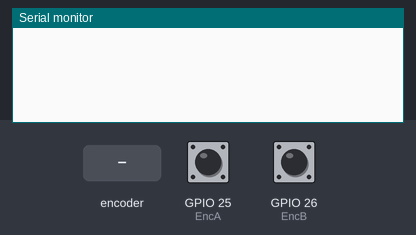
The sketch below on a simulated ESP32. Shown: the last lines printed to the serial monitor. The inputs (shaded band) are chosen by the test bench; at power-on: GPIO 25 (EncA) HIGH, GPIO 26 (EncB) HIGH.

Above: at 1.2 s.
1.3 s: rotary encoder on GPIO 25 (EncA) / GPIO 26 (EncB) turned 1 step (first pin leading)
At 1.7 s:
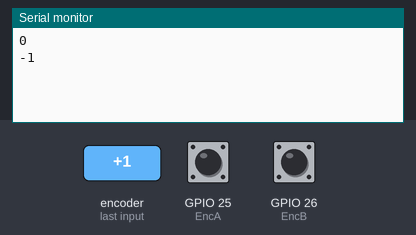
3.0 s: rotary encoder on GPIO 25 (EncA) / GPIO 26 (EncB) turned 1 step (first pin leading)
At 4.2 s:
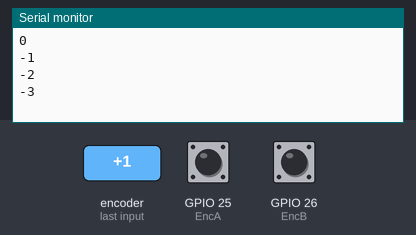
Timing chart, 0 to 6.0 s (numbered marks = the images above; inputs shaded):
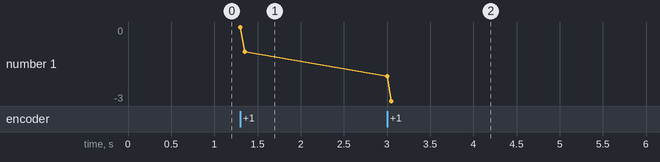

Measured:
- after the input at 1.3 s, the serial monitor: prints a new line at once (image 1)
- after the input at 3.0 s, the serial monitor: prints a new line at once (image 2)
- plotted number 1: -1 → -3 after the input at 3.0 s

The sketch:

cek_encoder.ino
```cpp
int EncA = 25;
int EncB = 26;
int lastChannelAState = LOW;  // Declare lastChannelAState as a global variable
volatile int encoderCounts = 0;  // Make encoderCounts volatile since it's modified in an ISR

void setup() {
  // put your setup code here, to run once:
  Serial.begin(9600);
  pinMode(EncA, INPUT_PULLUP);
  pinMode(EncB, INPUT_PULLUP);
  attachInterrupt(digitalPinToInterrupt(EncA), encoderISR, CHANGE);
}

void loop() {
  // put your main code here, to run repeatedly:

}

void encoderISR() {
  int channelAState = digitalRead(EncA);  // Use EncA instead of 25
  int channelBState = digitalRead(EncB);  // Use EncB instead of 26

  if (channelAState != lastChannelAState) {
    if (channelBState == channelAState) {
      encoderCounts++;
    } else {
      encoderCounts--;
    }
  }
  lastChannelAState = channelAState;  // Update lastChannelAState
  Serial.println(encoderCounts);
}
```
